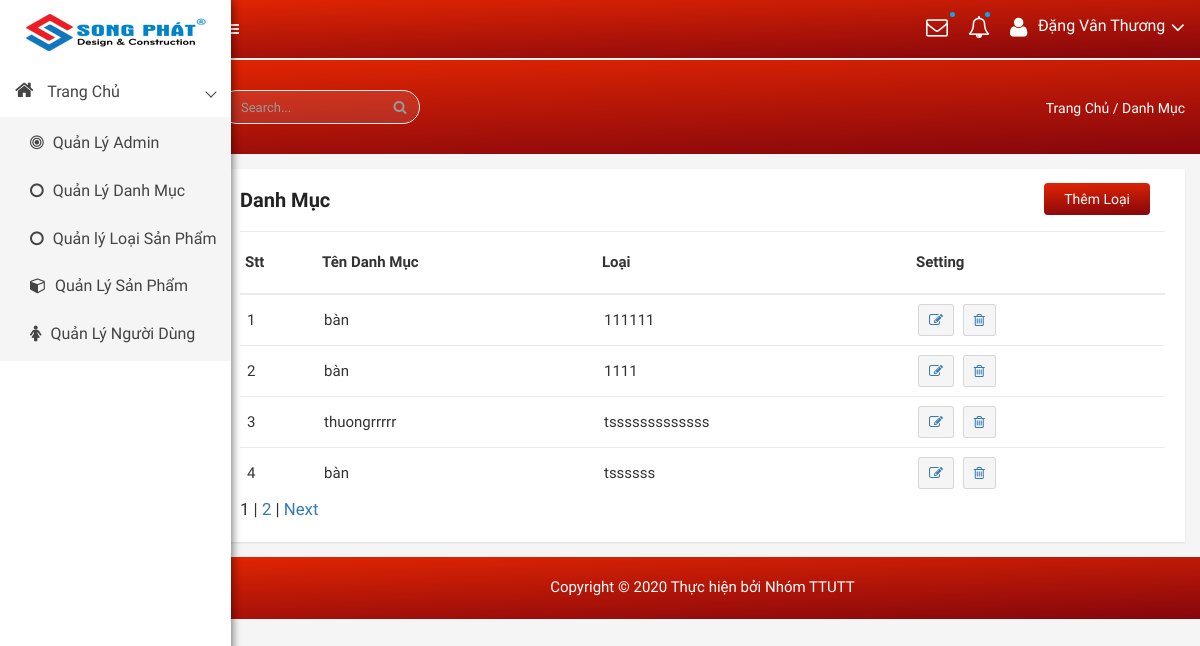
The app's page /admin/modules/type/index.php, older data.
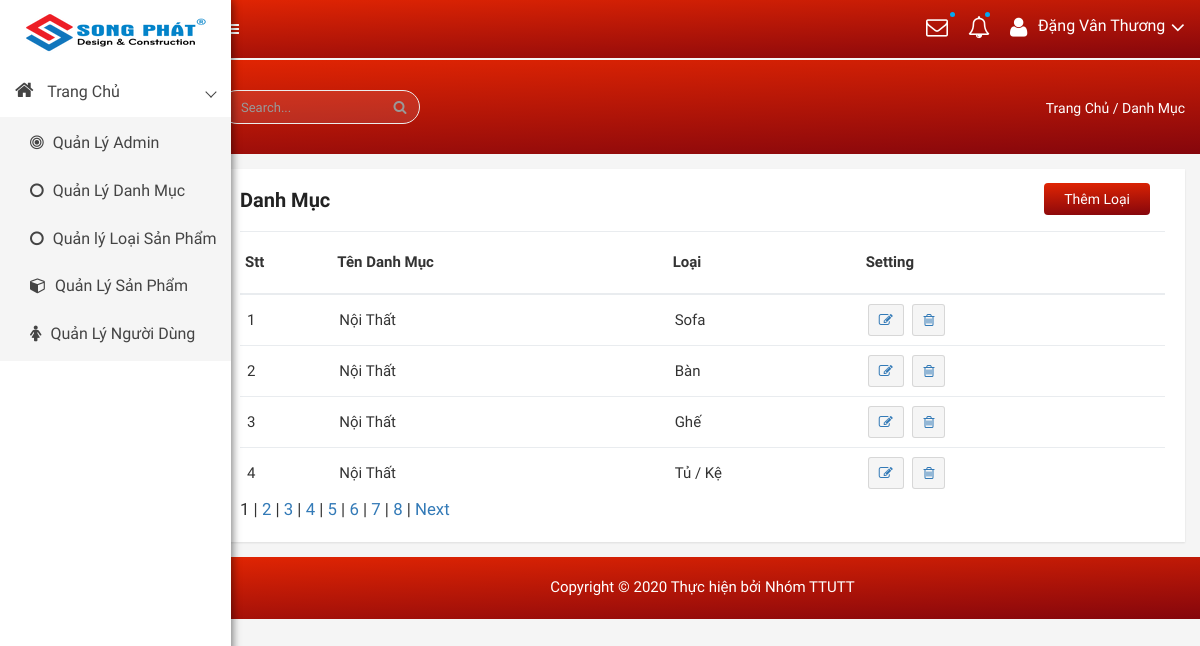
The same page, newer data.
### tables this page shows
CREATE TABLE `type` (
  `id` int(11) NOT NULL,
  `name` varchar(100) NOT NULL,
  `category` int(100) NOT NULL
);

CREATE TABLE `category` (
  `id` int(11) NOT NULL,
  `name` varchar(100) DEFAULT NULL,
  `slug` varchar(100) DEFAULT NULL,
  `images` varchar(100) DEFAULT NULL,
  `banner` varchar(100) DEFAULT NULL,
  `home` tinyint(100) DEFAULT 0,
  `status` tinyint(4) DEFAULT 0,
  `created_at` timestamp NOT NULL DEFAULT current_timestamp(),
  `updated` timestamp NOT NULL DEFAULT current_timestamp() ON UPDATE current_timestamp()
);

### libraries/Database.php (called while the page is built, shortened)
<?php
class DataProvider
{
	public static function ExecuteQuery($sql)
	{
		try{
			$connection = mysqli_connect("localhost","root","", "webnoithat");
			mysqli_query($connection, "set names 'utf8'");
			$result = mysqli_query($connection, $sql);
			return $result;
		}catch(Exception $ex)
		{
			return null;
		}
    }
}
?>

### admin/modules/type/index.php (the view, shortened to what this page needs)
<?php require_once __DIR__ . "/../../layouts/header.php" ?>
<?php
$sotin1trang = 4;
if( isset($_GET["trang"]) ){
	$trang = $_GET["trang"];
	settype($trang, "int");
}else{
	$trang = 1;
}
?>
<div class="product-status mg-tb-15">
   <div class="container-fluid">
      <div class="row">
         <div class="col-lg-12 col-md-12 col-sm-12 col-xs-12">
            <div class="product-status-wrap">
               <h4>Danh Mục</h4>
               <div class="add-product">
                  <a href="add.php">Thêm Loại</a>
               </div>
               <table>
                  <tr>
                     <th>Stt</th>
                     <th>Tên Danh Mục</th>
                     <th>Loại</th>
                     <th>Setting</th>
                  </tr>
                  <?php
                  try {
                     $from = ($trang -1 ) * $sotin1trang;
                     $sql = "SELECT id, name, category FROM `type` LIMIT $from, $sotin1trang";
                     $result = DataProvider::ExecuteQuery($sql);
                     $stt = 0;
                     while ($row = mysqli_fetch_array($result)) {
                        $sql1="SELECT name FROM `category` WHERE `id` = '{$row['category']}'";
                        $result1= DataProvider::ExecuteQuery($sql1);
                        $row1= mysqli_fetch_array($result1);
                        $stt++;
                        $chuoi = <<< EOD
                             <tr>
                             <td>$stt</td>
                             <td> {$row1['name']}</td>
                             <td> {$row['name']} </td>
                             <td>
                                 <a href="edit.php?id= {$row['id']} "> <button data-toggle="tooltip" title="Edit" class="pd-setting-ed"><i class="fa fa-pencil-square-o" aria-hidden="true"></i></button></a>
                                 <a href="delete.php?id= {$row['id']} "> <button data-toggle="tooltip" title="Trash" class="pd-setting-ed"><i class="fa fa-trash-o" aria-hidden="true"> </i> </button> </a>
                             </td>
                         </tr>
                         EOD;
                        echo $chuoi;
                     }
                  } catch (Exception $ex) {
                     echo "Không thể mở CSDL";
                  }
                  ?>
               </table>
               <div id="phantrangtype">
             <?php
             $x = "SELECT id FROM `type`";
             $kq = DataProvider::ExecuteQuery($x);
             $tongsotin = mysqli_num_rows($kq);
             $sotrang = ceil($tongsotin / $sotin1trang);
               for ($i = 1; $i <= $sotrang; $i++){
               if ($i == $trang){
               echo '<span>'.$i.'</span> | ';
               }
               else{
               echo '<a href="index.php?trang='.$i.'">'.$i.'</a> | ';
               }
               }
               if ($trang < $sotrang && $sotrang > 1){
               echo '<a href="index.php?trang='.($trang+1).'">Next</a>  ';
               }
          ?>
</div>
            </div>
         </div>
      </div>
   </div>
</div>
<?php require_once __DIR__ . "/../../layouts/footer.php" ?>

Row changes from the older to the newer data that the page shows:
removed type: category.name "bàn", name "111111"
removed type: category.name "bàn", name "1111"
removed type: category.name "thuongrrrrr", name "tsssssssssssss"
removed type: category.name "bàn", name "tssssss"
added type: category.name "Nội Thất", name "Sofa"
added type: category.name "Nội Thất", name "Bàn"
added type: category.name "Nội Thất", name "Ghế"
added type: category.name "Nội Thất", name "Tủ / Kệ"
Text that changed along with them:
new list line: "3 |"
new list line: "4 |"
new list line: "5 |"
new list line: "6 |"
new list line: "7 |"
new list line: "8 |"
